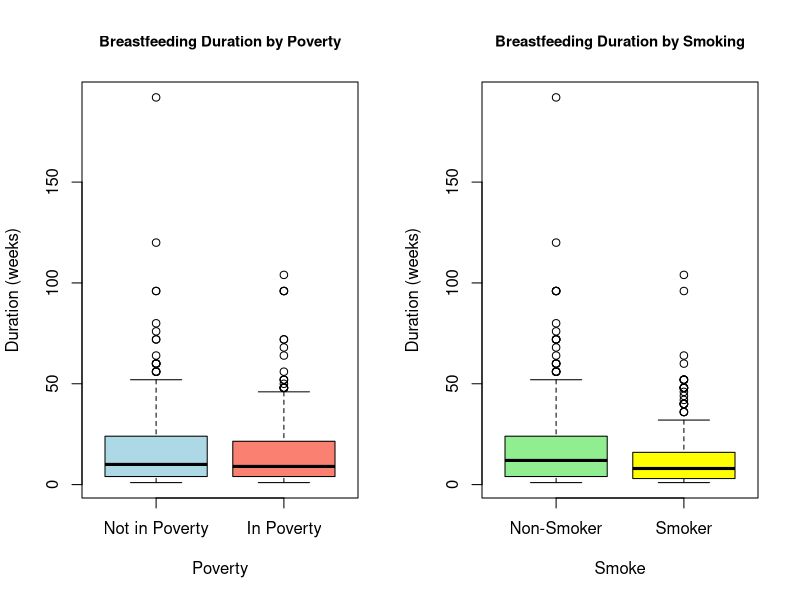
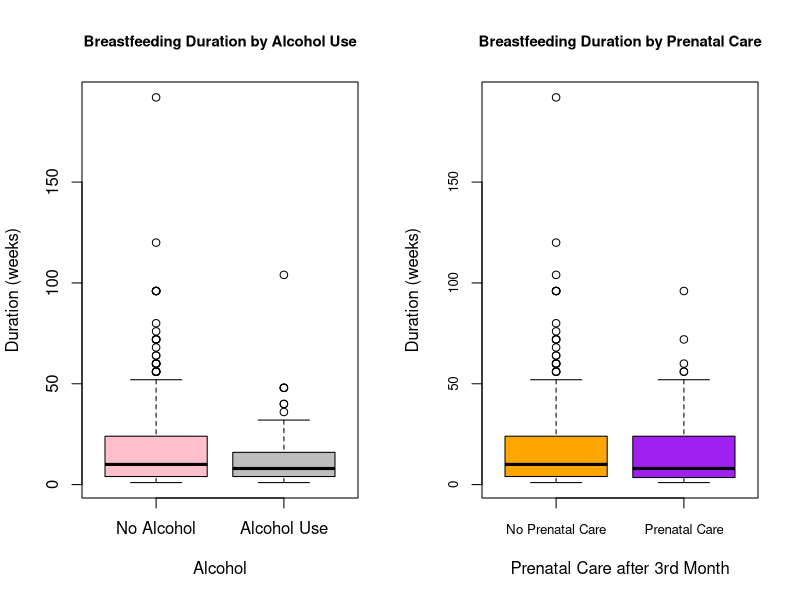
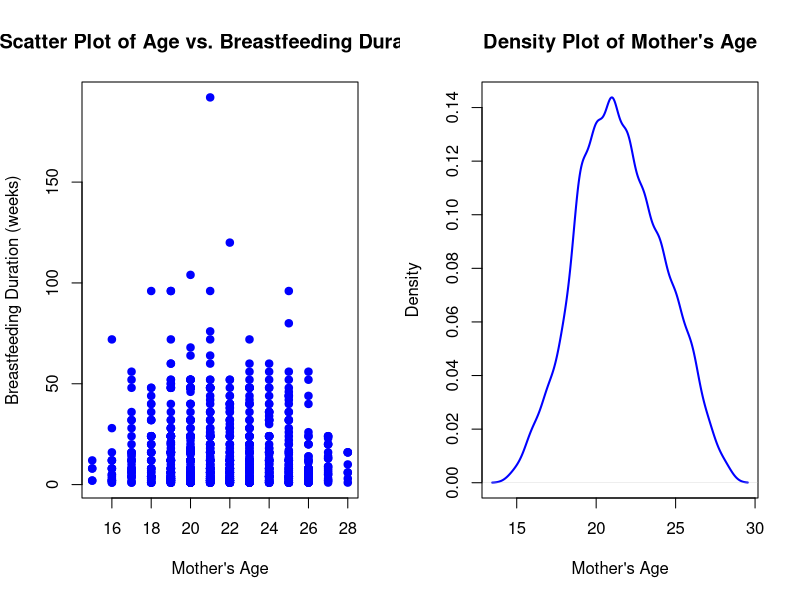
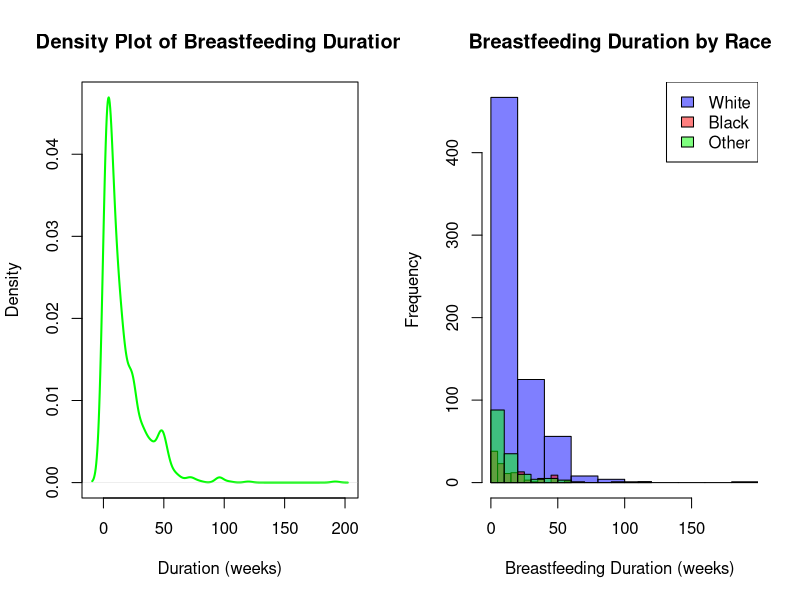
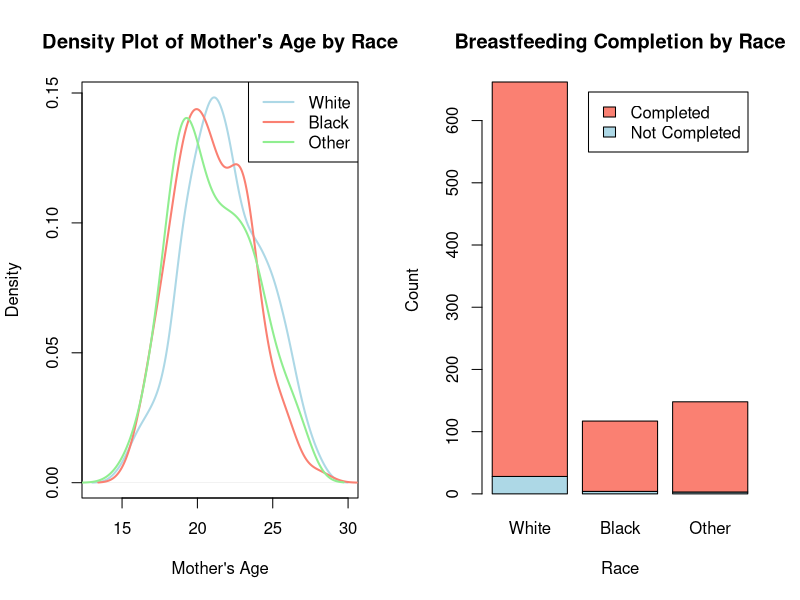
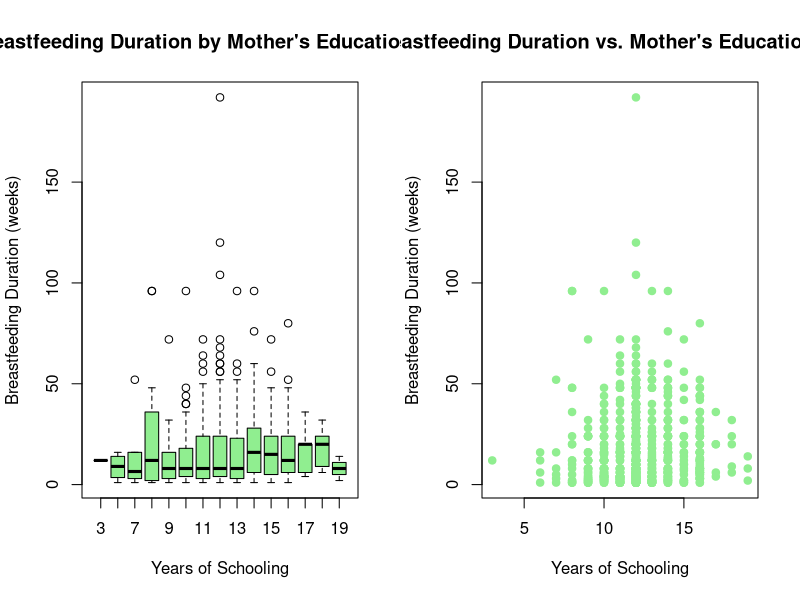
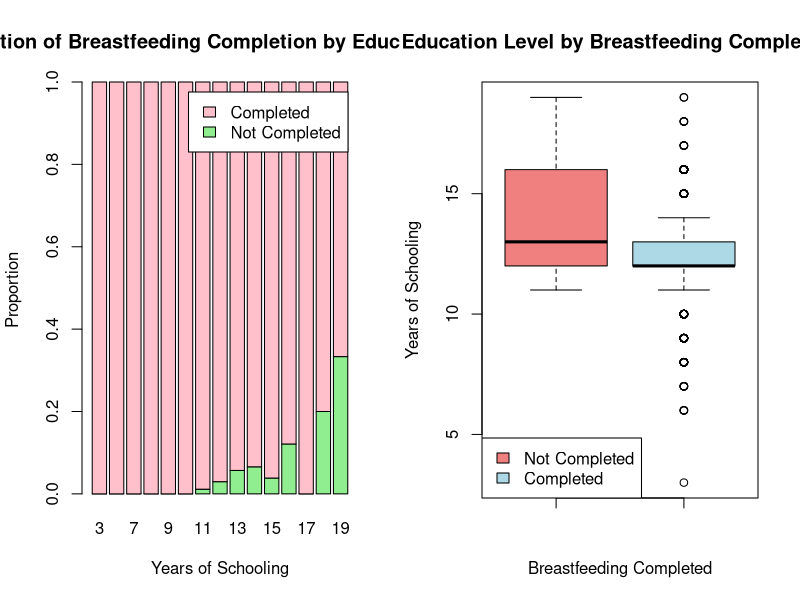
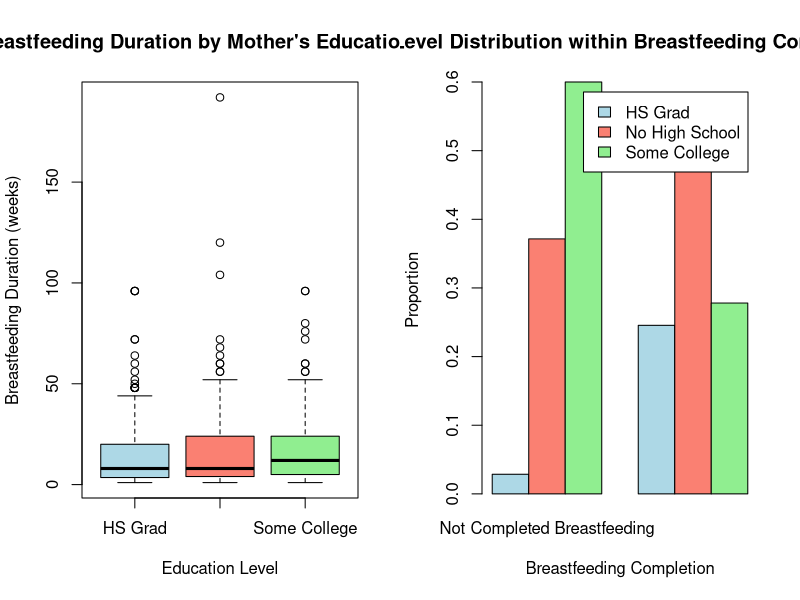

Reproduce these figures in R, in order.
## ---- chunk 1
knitr::opts_chunk$set(echo = TRUE)
## ---- chunk 2
library(KMsurv)
library(dplyr)
data(bfeed)
## ---- chunk 3
par(mfrow=c(1,2)) 



# Boxplot for Breastfeeding Duration by Poverty
boxplot(bfeed$duration ~ bfeed$poverty, 
        main="Breastfeeding Duration by Poverty", 
        ylab="Duration (weeks)", 
        xlab="Poverty", 
        col=c("lightblue", "salmon"),
        names=c("Not in Poverty", "In Poverty"),
        cex.main=0.9) # 

# Boxplot for Breastfeeding Duration by Smoking
boxplot(bfeed$duration ~ bfeed$smoke, 
        main="Breastfeeding Duration by Smoking", 
        ylab="Duration (weeks)", 
        xlab="Smoke", 
        col=c("lightgreen", "yellow"),
        names=c("Non-Smoker", "Smoker"),
        cex.main=0.9) # 

# Boxplot for Breastfeeding Duration by Alcohol Use
boxplot(bfeed$duration ~ bfeed$alcohol, 
        main="Breastfeeding Duration by Alcohol Use", 
        ylab="Duration (weeks)", 
        xlab="Alcohol", 
        col=c("pink", "gray"),
        names=c("No Alcohol", "Alcohol Use"),
        cex.main=0.9) # 

# Boxplot for Breastfeeding Duration by Prenatal Care
boxplot(bfeed$duration ~ bfeed$pc3mth, 
        main="Breastfeeding Duration by Prenatal Care", 
        ylab="Duration (weeks)", 
        xlab="Prenatal Care after 3rd Month", 
        col=c("orange", "purple"),
        names=c("No Prenatal Care", "Prenatal Care"),
        cex.main=0.9, cex.axis=.8) # 


## ---- chunk 4
#eda



plot(bfeed$agemth, bfeed$duration, main="Scatter Plot of Age vs. Breastfeeding Duration", xlab="Mother's Age", ylab="Breastfeeding Duration (weeks)", pch=19, col="blue")

plot(density(bfeed$agemth, na.rm = TRUE), main="Density Plot of Mother's Age", xlab="Mother's Age", ylab="Density", col="blue", lwd=2)

plot(density(bfeed$duration, na.rm = TRUE), main="Density Plot of Breastfeeding Duration", xlab="Duration (weeks)", ylab="Density", col="green", lwd=2)
## ---- chunk 5
# Plot the first histogram (for white)
hist(bfeed$duration[bfeed$race == 1], 
     main="Breastfeeding Duration by Race", 

     xlim=range(bfeed$duration), 
     col=rgb(0, 0, 1, 0.5),  # Light blue with transparency
     xlab="Breastfeeding Duration (weeks)", 
     ylab="Frequency")

# Add the second histogram (for black)
hist(bfeed$duration[bfeed$race == 2], 
     col=rgb(1, 0, 0, 0.5),  # Red with transparency
     add=T)  # Add to the existing plot

# Add the third histogram (for other)
hist(bfeed$duration[bfeed$race == 3], 
     col=rgb(0, 1, 0, 0.5),  # Green with transparency
     add=T)  # Add to the existing plot

# Add a legend
legend("topright", 
       legend=c("White", "Black", "Other"), 
       fill=c(rgb(0, 0, 1, 0.5), rgb(1, 0, 0, 0.5), rgb(0, 1, 0, 0.5)))


## ---- chunk 6


plot(density(bfeed$agemth[bfeed$race == 1], na.rm = TRUE), main="Density Plot of Mother's Age by Race", xlab="Mother's Age", ylab="Density", col="lightblue", lwd=2)
lines(density(bfeed$agemth[bfeed$race == 2], na.rm = TRUE), col="salmon", lwd=2)
lines(density(bfeed$agemth[bfeed$race == 3], na.rm = TRUE), col="lightgreen", lwd=2)
legend("topright", legend=c("White", "Black", "Other"), col=c("lightblue", "salmon", "lightgreen"), lwd=2)


## ---- chunk 7
# Create a table for breastfeeding completion by race
race_completion_table <- table(bfeed$delta, bfeed$race)
# Barplot with descriptive x-axis labels
barplot(race_completion_table, 
        main="Breastfeeding Completion by Race", 
        xlab="Race", 
        ylab="Count", 
        beside=FALSE, 
        col=c("lightblue", "salmon"), 
        legend=c("Not Completed", "Completed"),
        names.arg=c("White", "Black", "Other"))



## ---- chunk 8
boxplot(bfeed$duration ~ bfeed$yschool, 
        main="Breastfeeding Duration by Mother's Education Level", 
        xlab="Years of Schooling", 
        ylab="Breastfeeding Duration (weeks)", 
        col="lightgreen")

plot(bfeed$yschool, bfeed$duration, 
     main="Breastfeeding Duration vs. Mother's Education Level", 
     xlab="Years of Schooling", 
     ylab="Breastfeeding Duration (weeks)", 
     pch=19, 
     col="lightgreen")

barplot(prop.table(table(bfeed$delta, bfeed$yschool), 2), 
        main="Proportion of Breastfeeding Completion by Education Level", 
        xlab="Years of Schooling", 
        ylab="Proportion", 
        col=c("lightgreen", "pink"), 
        legend=c("Not Completed", "Completed"), 
        beside=FALSE)
## ---- chunk 9

# Box Plot of Education Level by Breastfeeding Completion
boxplot(bfeed$yschool ~ bfeed$delta, 
        main="Education Level by Breastfeeding Completion", 
        ylab="Years of Schooling", 
        xlab="Breastfeeding Completed",
        col=c("lightcoral", "lightblue"),
        names=c(" ", " ")) 

# Adding a legend
legend("bottomleft", 
       legend=c("Not Completed", "Completed"), 
       fill=c("lightcoral", "lightblue"))

## ---- chunk 10
#add data
data('bfeed')
bfeed1 <- bfeed %>% 
  mutate(race = case_when(race == 1 ~ "white",
                          race == 2 ~ "black", 
                          race == 3 ~ "other") %>% 
           factor(levels = c("white", "black", "other"), ordered = T),
         poverty = factor(poverty, levels = c(1,0), labels = c("yes", "no")),
         smoke = factor(smoke, levels = c(1,0), labels = c("yes", "no")),
         alcohol = factor(alcohol, levels = c(1,0), labels = c("yes", "no")),
         pc3mth = factor(pc3mth, levels = c(1,0), labels = c("yes", "no")),
         yschool = case_when(yschool < 12 ~ "noHS",
                             yschool == 12 ~ "HSgrad", 
                             yschool > 12 ~ "someCollege") %>% 
           factor(levels = c("noHS", "HSgrad", "someCollege"), ordered = T)
         )

str(bfeed1)
## ---- chunk 11
boxplot(bfeed1$duration ~ bfeed1$yschool, 
        main="Breastfeeding Duration by Mother's Education Level", 
        xlab="Education Level", 
        ylab="Breastfeeding Duration (weeks)", 
        col=c("lightblue", "salmon", "lightgreen"),
        names=c("HS Grad", "No High School", "Some College"))

## ---- chunk 12
barplot(prop.table(table(bfeed1$yschool, bfeed1$delta), 2), 
        main="Education Level Distribution within Breastfeeding Completion Status", 
        xlab="Breastfeeding Completion", 
        ylab="Proportion", 
        col=c("lightblue", "salmon", "lightgreen"), 
        legend=c("HS Grad", "No High School", "Some College"),
        names.arg=c("Not Completed Breastfeeding", "Completed Breastfeeding"),
        beside=TRUE)


## ---- chunk 13



barplot(prop.table(table(bfeed1$race, bfeed1$delta), 2), 
        main="Race Distribution within Breastfeeding Completion Status", 
        xlab="Breastfeeding Completion", 
        ylab="Proportion", 
        col=c("lightblue", "salmon", "lightgreen"), 
        legend=c("White", "Black", "Other"),
        names.arg=c("Not Completed Breastfeeding", "Completed Breastfeeding"),
        beside=FALSE)


## ---- chunk 14

#km curves
## ---- chunk 15
#model


#model criterial / assesment
## ---- chunk 16

#aic
#stepAIC()

#drop1



#new model


## ---- chunk 17

#model diagnostics
## ---- chunk 18


